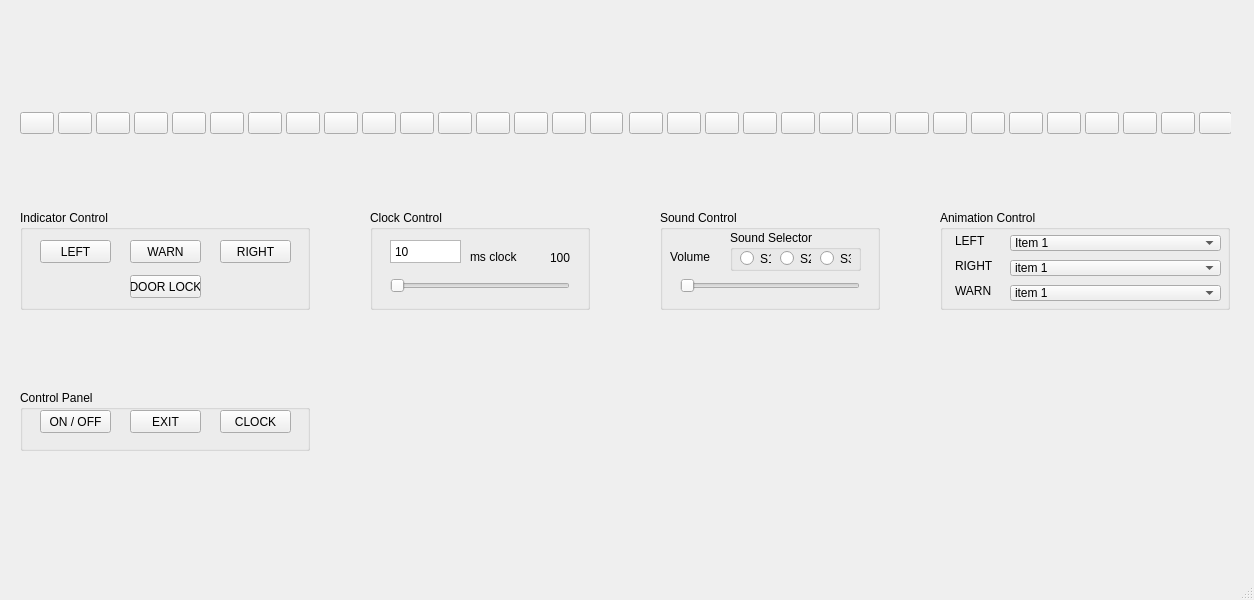
<?xml version="1.0" encoding="UTF-8"?>
<ui version="4.0">
 <class>MainWindow</class>
 <widget class="QMainWindow" name="MainWindow">
  <property name="geometry">
   <rect>
    <x>0</x>
    <y>0</y>
    <width>1254</width>
    <height>600</height>
   </rect>
  </property>
  <property name="windowTitle">
   <string>MainWindow</string>
  </property>
  <property name="styleSheet">
   <string notr="true"/>
  </property>
  <widget class="QWidget" name="CentralWidget">
   <widget class="QWidget" name="horizontalLayoutWidget_3">
    <property name="geometry">
     <rect>
      <x>20</x>
      <y>110</y>
      <width>1211</width>
      <height>27</height>
     </rect>
    </property>
    <layout class="QHBoxLayout" name="LED_Panels">
     <item>
      <layout class="QHBoxLayout" name="LED_Panel_left">
       <property name="spacing">
        <number>4</number>
       </property>
       <item>
        <widget class="QPushButton" name="LED_A01">
         <property name="text">
          <string/>
         </property>
        </widget>
       </item>
       <item>
        <widget class="QPushButton" name="LED_A02">
         <property name="text">
          <string/>
         </property>
        </widget>
       </item>
       <item>
        <widget class="QPushButton" name="LED_A03">
         <property name="text">
          <string/>
         </property>
        </widget>
       </item>
       <item>
        <widget class="QPushButton" name="LED_A04">
         <property name="text">
          <string/>
         </property>
        </widget>
       </item>
       <item>
        <widget class="QPushButton" name="LED_A05">
         <property name="text">
          <string/>
         </property>
        </widget>
       </item>
       <item>
        <widget class="QPushButton" name="LED_A06">
         <property name="text">
          <string/>
         </property>
        </widget>
       </item>
       <item>
        <widget class="QPushButton" name="LED_A07">
         <property name="text">
          <string/>
         </property>
        </widget>
       </item>
       <item>
        <widget class="QPushButton" name="LED_A08">
         <property name="text">
          <string/>
         </property>
        </widget>
       </item>
       <item>
        <widget class="QPushButton" name="LED_A09">
         <property name="text">
          <string/>
         </property>
        </widget>
       </item>
       <item>
        <widget class="QPushButton" name="LED_A10">
         <property name="text">
          <string/>
         </property>
        </widget>
       </item>
       <item>
        <widget class="QPushButton" name="LED_A11">
         <property name="text">
          <string/>
         </property>
        </widget>
       </item>
       <item>
        <widget class="QPushButton" name="LED_A12">
         <property name="text">
          <string/>
         </property>
        </widget>
       </item>
       <item>
        <widget class="QPushButton" name="LED_A13">
         <property name="text">
          <string/>
         </property>
        </widget>
       </item>
       <item>
        <widget class="QPushButton" name="LED_A14">
         <property name="text">
          <string/>
         </property>
        </widget>
       </item>
       <item>
        <widget class="QPushButton" name="LED_A15">
         <property name="text">
          <string/>
         </property>
        </widget>
       </item>
       <item>
        <widget class="QPushButton" name="LED_A16">
         <property name="text">
          <string/>
         </property>
        </widget>
       </item>
      </layout>
     </item>
     <item>
      <spacer name="horizontalSpacer">
       <property name="orientation">
        <enum>Qt::Horizontal</enum>
       </property>
       <property name="sizeHint" stdset="0">
        <size>
         <width>40</width>
         <height>20</height>
        </size>
       </property>
      </spacer>
     </item>
     <item>
      <layout class="QHBoxLayout" name="LED_Panel_right">
       <property name="spacing">
        <number>4</number>
       </property>
       <item>
        <widget class="QPushButton" name="LED_B01">
         <property name="text">
          <string/>
         </property>
        </widget>
       </item>
       <item>
        <widget class="QPushButton" name="LED_B02">
         <property name="text">
          <string/>
         </property>
        </widget>
       </item>
       <item>
        <widget class="QPushButton" name="LED_B03">
         <property name="text">
          <string/>
         </property>
        </widget>
       </item>
       <item>
        <widget class="QPushButton" name="LED_B04">
         <property name="text">
          <string/>
         </property>
        </widget>
       </item>
       <item>
        <widget class="QPushButton" name="LED_B05">
         <property name="text">
          <string/>
         </property>
        </widget>
       </item>
       <item>
        <widget class="QPushButton" name="LED_B06">
         <property name="text">
          <string/>
         </property>
        </widget>
       </item>
       <item>
        <widget class="QPushButton" name="LED_B07">
         <property name="text">
          <string/>
         </property>
        </widget>
       </item>
       <item>
        <widget class="QPushButton" name="LED_B08">
         <property name="text">
          <string/>
         </property>
        </widget>
       </item>
       <item>
        <widget class="QPushButton" name="LED_B09">
         <property name="text">
          <string/>
         </property>
        </widget>
       </item>
       <item>
        <widget class="QPushButton" name="LED_B10">
         <property name="text">
          <string/>
         </property>
        </widget>
       </item>
       <item>
        <widget class="QPushButton" name="LED_B11">
         <property name="text">
          <string/>
         </property>
        </widget>
       </item>
       <item>
        <widget class="QPushButton" name="LED_B12">
         <property name="text">
          <string/>
         </property>
        </widget>
       </item>
       <item>
        <widget class="QPushButton" name="LED_B13">
         <property name="text">
          <string/>
         </property>
        </widget>
       </item>
       <item>
        <widget class="QPushButton" name="LED_B14">
         <property name="text">
          <string/>
         </property>
        </widget>
       </item>
       <item>
        <widget class="QPushButton" name="LED_B15">
         <property name="text">
          <string/>
         </property>
        </widget>
       </item>
       <item>
        <widget class="QPushButton" name="LED_B16">
         <property name="text">
          <string/>
         </property>
        </widget>
       </item>
      </layout>
     </item>
    </layout>
   </widget>
   <widget class="QGroupBox" name="IndicatorControl">
    <property name="geometry">
     <rect>
      <x>20</x>
      <y>210</y>
      <width>290</width>
      <height>100</height>
     </rect>
    </property>
    <property name="title">
     <string>Indicator Control</string>
    </property>
    <widget class="QPushButton" name="button_LEFT">
     <property name="geometry">
      <rect>
       <x>20</x>
       <y>30</y>
       <width>71</width>
       <height>23</height>
      </rect>
     </property>
     <property name="text">
      <string>LEFT</string>
     </property>
    </widget>
    <widget class="QPushButton" name="button_WARN">
     <property name="geometry">
      <rect>
       <x>110</x>
       <y>30</y>
       <width>71</width>
       <height>23</height>
      </rect>
     </property>
     <property name="text">
      <string>WARN</string>
     </property>
    </widget>
    <widget class="QPushButton" name="button_RIGHT">
     <property name="geometry">
      <rect>
       <x>200</x>
       <y>30</y>
       <width>71</width>
       <height>23</height>
      </rect>
     </property>
     <property name="text">
      <string>RIGHT</string>
     </property>
    </widget>
    <widget class="QPushButton" name="button_DOORLOCK">
     <property name="geometry">
      <rect>
       <x>110</x>
       <y>65</y>
       <width>71</width>
       <height>23</height>
      </rect>
     </property>
     <property name="text">
      <string>DOOR LOCK</string>
     </property>
    </widget>
   </widget>
   <widget class="QGroupBox" name="ControlPanel">
    <property name="geometry">
     <rect>
      <x>20</x>
      <y>390</y>
      <width>290</width>
      <height>61</height>
     </rect>
    </property>
    <property name="title">
     <string>Control Panel</string>
    </property>
    <widget class="QPushButton" name="button_ONOFF">
     <property name="geometry">
      <rect>
       <x>20</x>
       <y>20</y>
       <width>71</width>
       <height>23</height>
      </rect>
     </property>
     <property name="styleSheet">
      <string notr="true"/>
     </property>
     <property name="text">
      <string>ON / OFF</string>
     </property>
    </widget>
    <widget class="QPushButton" name="button_EXIT">
     <property name="geometry">
      <rect>
       <x>110</x>
       <y>20</y>
       <width>71</width>
       <height>23</height>
      </rect>
     </property>
     <property name="text">
      <string>EXIT</string>
     </property>
    </widget>
    <widget class="QPushButton" name="button_CLOCK">
     <property name="geometry">
      <rect>
       <x>200</x>
       <y>20</y>
       <width>71</width>
       <height>23</height>
      </rect>
     </property>
     <property name="text">
      <string>CLOCK</string>
     </property>
    </widget>
   </widget>
   <widget class="QGroupBox" name="ClockControl">
    <property name="geometry">
     <rect>
      <x>370</x>
      <y>210</y>
      <width>220</width>
      <height>100</height>
     </rect>
    </property>
    <property name="title">
     <string>Clock Control</string>
    </property>
    <widget class="QLabel" name="label_SPEED_DISPLAY">
     <property name="geometry">
      <rect>
       <x>180</x>
       <y>40</y>
       <width>21</width>
       <height>16</height>
      </rect>
     </property>
     <property name="layoutDirection">
      <enum>Qt::RightToLeft</enum>
     </property>
     <property name="text">
      <string>100</string>
     </property>
    </widget>
    <widget class="QSlider" name="slider_SPEED">
     <property name="geometry">
      <rect>
       <x>20</x>
       <y>65</y>
       <width>180</width>
       <height>22</height>
      </rect>
     </property>
     <property name="orientation">
      <enum>Qt::Horizontal</enum>
     </property>
    </widget>
    <widget class="QPlainTextEdit" name="textinput_INTERVAL">
     <property name="geometry">
      <rect>
       <x>20</x>
       <y>30</y>
       <width>71</width>
       <height>23</height>
      </rect>
     </property>
     <property name="font">
      <font>
       <family>Arial</family>
       <pointsize>9</pointsize>
      </font>
     </property>
     <property name="layoutDirection">
      <enum>Qt::LeftToRight</enum>
     </property>
     <property name="verticalScrollBarPolicy">
      <enum>Qt::ScrollBarAlwaysOff</enum>
     </property>
     <property name="horizontalScrollBarPolicy">
      <enum>Qt::ScrollBarAlwaysOff</enum>
     </property>
     <property name="plainText">
      <string>10</string>
     </property>
    </widget>
    <widget class="QLabel" name="label_MS">
     <property name="geometry">
      <rect>
       <x>100</x>
       <y>40</y>
       <width>47</width>
       <height>13</height>
      </rect>
     </property>
     <property name="text">
      <string>ms clock</string>
     </property>
    </widget>
   </widget>
   <widget class="QGroupBox" name="SoundControl">
    <property name="geometry">
     <rect>
      <x>660</x>
      <y>210</y>
      <width>220</width>
      <height>100</height>
     </rect>
    </property>
    <property name="title">
     <string>Sound Control</string>
    </property>
    <widget class="QSlider" name="slider_SOUND">
     <property name="geometry">
      <rect>
       <x>20</x>
       <y>65</y>
       <width>180</width>
       <height>22</height>
      </rect>
     </property>
     <property name="orientation">
      <enum>Qt::Horizontal</enum>
     </property>
    </widget>
    <widget class="QGroupBox" name="SoundsSelector">
     <property name="geometry">
      <rect>
       <x>70</x>
       <y>20</y>
       <width>131</width>
       <height>41</height>
      </rect>
     </property>
     <property name="title">
      <string>Sound Selector</string>
     </property>
     <widget class="QRadioButton" name="radioButton_S1">
      <property name="geometry">
       <rect>
        <x>10</x>
        <y>20</y>
        <width>31</width>
        <height>17</height>
       </rect>
      </property>
      <property name="text">
       <string>S1</string>
      </property>
     </widget>
     <widget class="QRadioButton" name="radioButton_S2">
      <property name="geometry">
       <rect>
        <x>50</x>
        <y>20</y>
        <width>31</width>
        <height>17</height>
       </rect>
      </property>
      <property name="text">
       <string>S2</string>
      </property>
     </widget>
     <widget class="QRadioButton" name="radioButton_S3">
      <property name="geometry">
       <rect>
        <x>90</x>
        <y>20</y>
        <width>31</width>
        <height>17</height>
       </rect>
      </property>
      <property name="text">
       <string>S3</string>
      </property>
     </widget>
    </widget>
    <widget class="QLabel" name="label_VOLUME">
     <property name="geometry">
      <rect>
       <x>10</x>
       <y>40</y>
       <width>47</width>
       <height>13</height>
      </rect>
     </property>
     <property name="text">
      <string>Volume</string>
     </property>
    </widget>
   </widget>
   <widget class="QGroupBox" name="AnimationControl">
    <property name="geometry">
     <rect>
      <x>940</x>
      <y>210</y>
      <width>290</width>
      <height>100</height>
     </rect>
    </property>
    <property name="title">
     <string>Animation Control</string>
    </property>
    <widget class="QLabel" name="label_LEFT">
     <property name="geometry">
      <rect>
       <x>15</x>
       <y>25</y>
       <width>37</width>
       <height>12</height>
      </rect>
     </property>
     <property name="text">
      <string>LEFT</string>
     </property>
    </widget>
    <widget class="QComboBox" name="comboBox_LEFT">
     <property name="geometry">
      <rect>
       <x>70</x>
       <y>25</y>
       <width>211</width>
       <height>16</height>
      </rect>
     </property>
     <item>
      <property name="text">
       <string>Item 1</string>
      </property>
     </item>
     <item>
      <property name="text">
       <string>Item 2</string>
      </property>
     </item>
     <item>
      <property name="text">
       <string>Item 3</string>
      </property>
     </item>
    </widget>
    <widget class="QComboBox" name="comboBox_RIGHT">
     <property name="geometry">
      <rect>
       <x>70</x>
       <y>50</y>
       <width>211</width>
       <height>16</height>
      </rect>
     </property>
     <item>
      <property name="text">
       <string>item 1</string>
      </property>
     </item>
     <item>
      <property name="text">
       <string>item 2</string>
      </property>
     </item>
     <item>
      <property name="text">
       <string>item 3</string>
      </property>
     </item>
    </widget>
    <widget class="QComboBox" name="comboBox_WARN">
     <property name="geometry">
      <rect>
       <x>70</x>
       <y>75</y>
       <width>211</width>
       <height>16</height>
      </rect>
     </property>
     <item>
      <property name="text">
       <string>item 1</string>
      </property>
     </item>
     <item>
      <property name="text">
       <string>item 2</string>
      </property>
     </item>
     <item>
      <property name="text">
       <string>item 3</string>
      </property>
     </item>
    </widget>
    <widget class="QLabel" name="label_RIGHT">
     <property name="geometry">
      <rect>
       <x>15</x>
       <y>50</y>
       <width>37</width>
       <height>12</height>
      </rect>
     </property>
     <property name="text">
      <string>RIGHT</string>
     </property>
    </widget>
    <widget class="QLabel" name="label_2">
     <property name="geometry">
      <rect>
       <x>15</x>
       <y>75</y>
       <width>37</width>
       <height>12</height>
      </rect>
     </property>
     <property name="text">
      <string>WARN</string>
     </property>
    </widget>
   </widget>
  </widget>
  <widget class="QMenuBar" name="menubar">
   <property name="geometry">
    <rect>
     <x>0</x>
     <y>0</y>
     <width>1254</width>
     <height>17</height>
    </rect>
   </property>
  </widget>
  <widget class="QStatusBar" name="statusbar"/>
 </widget>
 <resources/>
 <connections/>
</ui>
